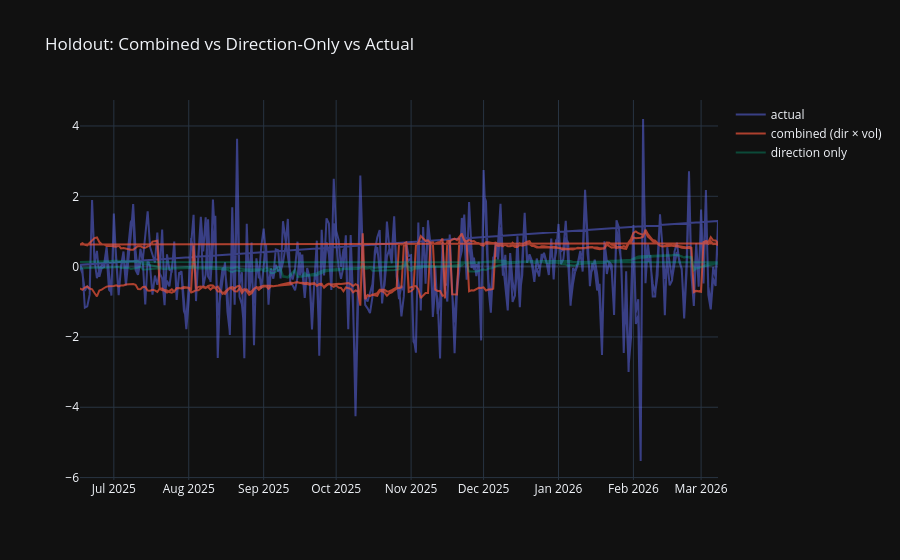

Notebook code cell kept with this figure:
### Code cell
# Combined prediction vs actual
fig = go.Figure()
fig.add_trace(go.Scatter(
    x=result["eval_dates"], y=result["targets"],
    name="actual", opacity=0.5,
))
fig.add_trace(go.Scatter(
    x=result["eval_dates"], y=result["combined_preds"],
    name="combined (dir × vol)", opacity=0.7,
))
fig.add_trace(go.Scatter(
    x=result["eval_dates"], y=result["dir_preds"],
    name="direction only", opacity=0.3,
))
fig.update_layout(template="plotly_dark", title="Holdout: Combined vs Direction-Only vs Actual")
fig.show()

### Figure 1 — Plotly figure (JSON) as saved in the notebook; plotly's stock layout.template omitted (floating-point values rounded to 4 significant figures; data arrays with more than 128 entries replaced by an {"elided": "..."} marker saying what was removed)
{"data": [{"name": "actual", "opacity": 0.5, "type": "scatter", "x": {"elided": "530 str values"}, "y": {"elided": "530 float values"}}, {"name": "combined (dir × vol)", "opacity": 0.7, "type": "scatter", "x": {"elided": "530 str values"}, "y": {"elided": "530 float values"}}, {"name": "direction only", "opacity": 0.3, "type": "scatter", "x": {"elided": "530 str values"}, "y": {"elided": "530 float values"}}], "layout": {"title": {"text": "Holdout: Combined vs Direction-Only vs Actual"}}}
